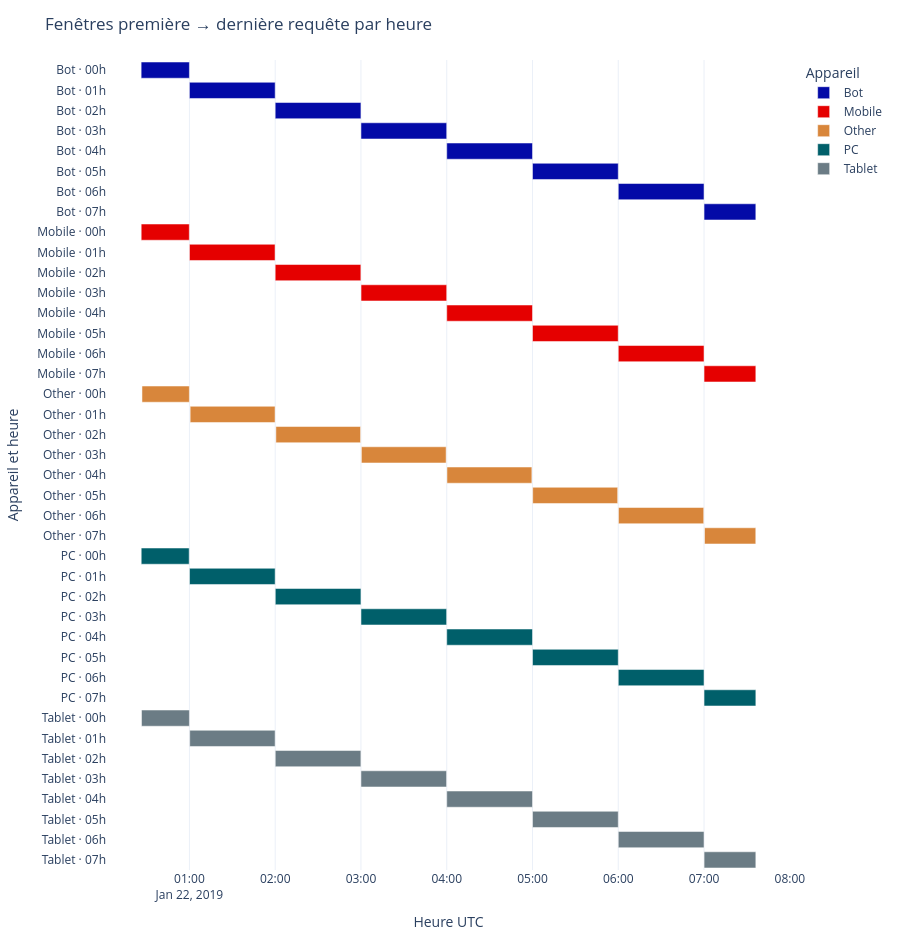

Notebook source saved alongside this figure:
### Markdown cell above
### <b><div style='padding:15px;background-color:#d8dcd6;color:#030aa7;font-size:120%;text-align: left'>Plotly</div></b>

### Code cell
ID_GRAPHIQUE = '07_06'
BIBLIOTHEQUE = 'plotly'
fig=px.timeline(a,x_start='debut',x_end='fin',y='label',color='device_type',hover_data=['duree_minutes'],labels={'label':'Appareil et heure','device_type':'Appareil'})
fig.update_yaxes(autorange='reversed');fig.update_layout(height=950,title='Fenêtres première → dernière requête par heure');fig.update_xaxes(title='Heure UTC');fig.show()

### Figure 1 — Plotly figure (JSON) as saved in the notebook; plotly's stock layout.template omitted (floating-point values rounded to 4 significant figures)
{"data": [{"base": ["2019-01-22T00:26:14.000000000", "2019-01-22T01:00:00.000000000", "2019-01-22T02:00:00.000000000", "2019-01-22T03:00:00.000000000", "2019-01-22T04:00:00.000000000", "2019-01-22T05:00:00.000000000", "2019-01-22T06:00:00.000000000", "2019-01-22T07:00:00.000000000"], "customdata": [[33.75], [59.98], [59.98], [59.98], [59.98], [59.98], [59.98], [36.22]], "hovertemplate": "Appareil=Bot<br>debut=%{base}<br>fin=%{x}<br>Appareil et heure=%{y}<br>duree_minutes=%{customdata[0]}<extra></extra>", "legendgroup": "Bot", "marker": {"color": "#030aa7", "pattern": {"shape": ""}}, "name": "Bot", "orientation": "h", "showlegend": true, "textposition": "auto", "type": "bar", "x": [2025000, 3599000, 3599000, 3599000, 3599000, 3599000, 3599000, 2173000], "xaxis": "x", "y": ["Bot · 00h", "Bot · 01h", "Bot · 02h", "Bot · 03h", "Bot · 04h", "Bot · 05h", "Bot · 06h", "Bot · 07h"], "yaxis": "y"}, {"base": ["2019-01-22T00:26:16.000000000", "2019-01-22T01:00:02.000000000", "2019-01-22T02:00:00.000000000", "2019-01-22T03:00:03.000000000", "2019-01-22T04:00:00.000000000", "2019-01-22T05:00:00.000000000", "2019-01-22T06:00:00.000000000", "2019-01-22T07:00:00.000000000"], "customdata": [[33.65], [59.87], [59.93], [59.93], [59.98], [59.97], [59.98], [36.22]], "hovertemplate": "Appareil=Mobile<br>debut=%{base}<br>fin=%{x}<br>Appareil et heure=%{y}<br>duree_minutes=%{customdata[0]}<extra></extra>", "legendgroup": "Mobile", "marker": {"color": "#e50000", "pattern": {"shape": ""}}, "name": "Mobile", "orientation": "h", "showlegend": true, "textposition": "auto", "type": "bar", "x": [2019000, 3592000, 3596000, 3596000, 3599000, 3598000, 3599000, 2173000], "xaxis": "x", "y": ["Mobile · 00h", "Mobile · 01h", "Mobile · 02h", "Mobile · 03h", "Mobile · 04h", "Mobile · 05h", "Mobile · 06h", "Mobile · 07h"], "yaxis": "y"}, {"base": ["2019-01-22T00:26:49.000000000", "2019-01-22T01:00:31.000000000", "2019-01-22T02:00:28.000000000", "2019-01-22T03:00:18.000000000", "2019-01-22T04:00:09.000000000", "2019-01-22T05:00:07.000000000", "2019-01-22T06:00:07.000000000", "2019-01-22T07:00:19.000000000"], "customdata": [[33.15], [59.4], [59.27], [59.28], [59.4], [59.47], [59.65], [35.87]], "hovertemplate": "Appareil=Other<br>debut=%{base}<br>fin=%{x}<br>Appareil et heure=%{y}<br>duree_minutes=%{customdata[0]}<extra></extra>", "legendgroup": "Other", "marker": {"color": "#d8863b", "pattern": {"shape": ""}}, "name": "Other", "orientation": "h", "showlegend": true, "textposition": "auto", "type": "bar", "x": [1989000, 3564000, 3556000, 3557000, 3564000, 3568000, 3579000, 2152000], "xaxis": "x", "y": ["Other · 00h", "Other · 01h", "Other · 02h", "Other · 03h", "Other · 04h", "Other · 05h", "Other · 06h", "Other · 07h"], "yaxis": "y"}, {"base": ["2019-01-22T00:26:17.000000000", "2019-01-22T01:00:04.000000000", "2019-01-22T02:00:04.000000000", "2019-01-22T03:00:01.000000000", "2019-01-22T04:00:00.000000000", "2019-01-22T05:00:01.000000000", "2019-01-22T06:00:00.000000000", "2019-01-22T07:00:00.000000000"], "customdata": [[33.55], [59.9], [59.92], [59.92], [59.98], [59.97], [59.98], [36.23]], "hovertemplate": "Appareil=PC<br>debut=%{base}<br>fin=%{x}<br>Appareil et heure=%{y}<br>duree_minutes=%{customdata[0]}<extra></extra>", "legendgroup": "PC", "marker": {"color": "#005f6a", "pattern": {"shape": ""}}, "name": "PC", "orientation": "h", "showlegend": true, "textposition": "auto", "type": "bar", "x": [2013000, 3594000, 3595000, 3595000, 3599000, 3598000, 3599000, 2174000], "xaxis": "x", "y": ["PC · 00h", "PC · 01h", "PC · 02h", "PC · 03h", "PC · 04h", "PC · 05h", "PC · 06h", "PC · 07h"], "yaxis": "y"}, {"base": ["2019-01-22T00:26:29.000000000", "2019-01-22T01:00:12.000000000", "2019-01-22T02:00:03.000000000", "2019-01-22T03:00:00.000000000", "2019-01-22T04:00:00.000000000", "2019-01-22T05:00:01.000000000", "2019-01-22T06:00:00.000000000", "2019-01-22T07:00:01.000000000"], "customdata": [[33.5], [59.75], [59.9], [59.9], [59.98], [59.97], [59.98], [36.2]], "hovertemplate": "Appareil=Tablet<br>debut=%{base}<br>fin=%{x}<br>Appareil et heure=%{y}<br>duree_minutes=%{customdata[0]}<extra></extra>", "legendgroup": "Tablet", "marker": {"color": "#6b7c85", "pattern": {"shape": ""}}, "name": "Tablet", "orientation": "h", "showlegend": true, "textposition": "auto", "type": "bar", "x": [2010000, 3585000, 3594000, 3594000, 3599000, 3598000, 3599000, 2172000], "xaxis": "x", "y": ["Tablet · 00h", "Tablet · 01h", "Tablet · 02h", "Tablet · 03h", "Tablet · 04h", "Tablet · 05h", "Tablet · 06h", "Tablet · 07h"], "yaxis": "y"}], "layout": {"barmode": "overlay", "height": 950, "legend": {"title": {"text": "Appareil"}, "tracegroupgap": 0}, "margin": {"t": 60}, "title": {"text": "Fenêtres première → dernière requête par heure"}, "xaxis": {"anchor": "y", "domain": [0, 1], "title": {"text": "Heure UTC"}, "type": "date"}, "yaxis": {"anchor": "x", "autorange": "reversed", "domain": [0, 1], "title": {"text": "Appareil et heure"}}}}
